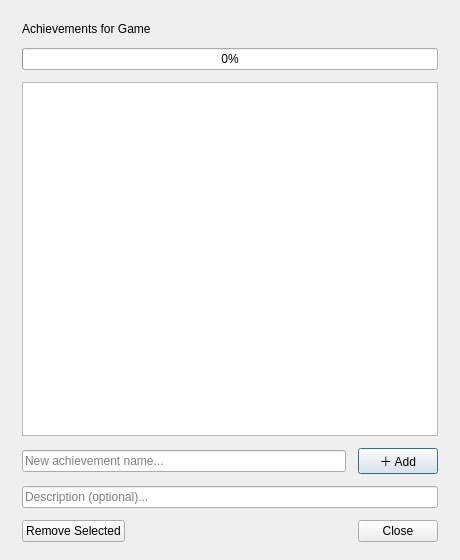
<?xml version="1.0" encoding="UTF-8"?>
<ui version="4.0">
 <class>AchievementDialog</class>
 <widget class="QDialog" name="AchievementDialog">
  <property name="geometry">
   <rect>
    <x>0</x>
    <y>0</y>
    <width>460</width>
    <height>560</height>
   </rect>
  </property>
  <property name="windowTitle">
   <string>Achievements</string>
  </property>
  <layout class="QVBoxLayout" name="achDialogRootLayout">
   <property name="spacing">
    <number>12</number>
   </property>
   <property name="leftMargin">
    <number>22</number>
   </property>
   <property name="topMargin">
    <number>22</number>
   </property>
   <property name="rightMargin">
    <number>22</number>
   </property>
   <property name="bottomMargin">
    <number>18</number>
   </property>
   <item>
    <widget class="QLabel" name="achGameTitleLabel">
     <property name="text">
      <string>Achievements for Game</string>
     </property>
     <property name="objectName" stdset="0">
      <string notr="true">achGameTitleLabel</string>
     </property>
    </widget>
   </item>
   <item>
    <widget class="QProgressBar" name="achProgressBar">
     <property name="minimumSize">
      <size>
       <width>0</width>
       <height>22</height>
      </size>
     </property>
     <property name="value">
      <number>0</number>
     </property>
     <property name="objectName" stdset="0">
      <string notr="true">achProgressBar</string>
     </property>
    </widget>
   </item>
   <item>
    <widget class="QListWidget" name="achListWidget">
     <property name="objectName" stdset="0">
      <string notr="true">achListWidget</string>
     </property>
    </widget>
   </item>
   <item>
    <layout class="QHBoxLayout" name="achAddRowLayout">
     <item>
      <widget class="QLineEdit" name="newAchNameEdit">
       <property name="placeholderText">
        <string>New achievement name...</string>
       </property>
       <property name="objectName" stdset="0">
        <string notr="true">newAchNameEdit</string>
       </property>
      </widget>
     </item>
     <item>
      <widget class="QPushButton" name="addAchBtn">
       <property name="text">
        <string>＋ Add</string>
       </property>
       <property name="objectName" stdset="0">
        <string notr="true">addAchBtn</string>
       </property>
      </widget>
     </item>
    </layout>
   </item>
   <item>
    <widget class="QLineEdit" name="newAchDescEdit">
     <property name="placeholderText">
      <string>Description (optional)...</string>
     </property>
     <property name="objectName" stdset="0">
      <string notr="true">newAchDescEdit</string>
     </property>
    </widget>
   </item>
   <item>
    <layout class="QHBoxLayout" name="achButtonsLayout">
     <item>
      <widget class="QPushButton" name="removeAchBtn">
       <property name="text">
        <string>Remove Selected</string>
       </property>
       <property name="objectName" stdset="0">
        <string notr="true">removeAchBtn</string>
       </property>
      </widget>
     </item>
     <item>
      <spacer name="achButtonsSpacer">
       <property name="orientation">
        <enum>Qt::Horizontal</enum>
       </property>
       <property name="sizeHint" stdset="0">
        <size>
         <width>40</width>
         <height>20</height>
        </size>
       </property>
      </spacer>
     </item>
     <item>
      <widget class="QPushButton" name="closeAchBtn">
       <property name="text">
        <string>Close</string>
       </property>
       <property name="objectName" stdset="0">
        <string notr="true">closeAchBtn</string>
       </property>
      </widget>
     </item>
    </layout>
   </item>
  </layout>
 </widget>
 <resources/>
 <connections/>
</ui>
